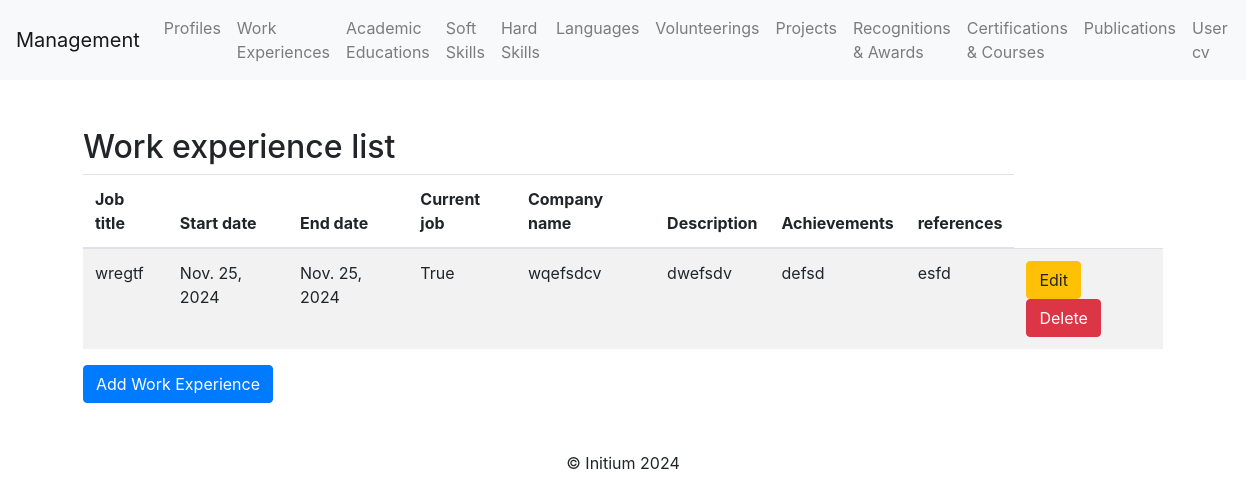
Screenshot of /work_experiences/ with the database file from the repository.
### profile_cv/models.py (models this page shows, shortened)
class WorkExperience(models.Model):
    job_title = models.CharField(max_length=255)  # Job title
    start_date = models.DateField()  # Start date
    end_date = models.DateField(blank=True, null=True)  # Optional end date
    current_job = models.BooleanField(blank=True, null=True)  # Current job
    company_name = models.CharField(max_length=255)  # Company name
    description = models.TextField(blank=True, null=True)  # Optional description
    achievements = models.TextField(blank=True, null=True)  # Optional achievements
    references = models.TextField(blank=True, null=True)  # Optional references

### profile_cv/views.py (the view)
# urls.py: path('work_experiences/', work_experience_list, name='work_experience_list'),
def work_experience_list(request):
    work_experiences = WorkExperience.objects.all()
    return render(request, "work_experience/work_experience_list.html", {"work_experiences": work_experiences})

### profile_cv/templates/work_experience/work_experience_list.html (shortened to what this page needs)
{% extends 'base.html' %}
{% block content %}
<div class="container mt-5">
    <h2>Work experience list</h2>
    <table class="table table-striped">
        <thead>
            <tr>
                <th>Job title</th>
                <th>Start date</th>
                <th>End date</th>
                <th>Current job</th>
                <th>Company name</th>
                <th>Description</th>
                <th>Achievements</th>
                <th>references</th>
            </tr>
        </thead>
        <tbody>
            {% for work_experience in work_experiences %}
            <tr>
                <td>{{ work_experience.job_title }}</td>
                <td>{{ work_experience.start_date }}</td>
                <td>{{ work_experience.end_date }}</td>
                <td>{{ work_experience.current_job }}</td>
                <td>{{ work_experience.company_name }}</td>
                <td>{{ work_experience.description }}</td>
                <td>{{ work_experience.achievements }}</td>
                <td>{{ work_experience.references }}</td>
                <td>
                    <a class="btn btn-warning" href="{% url 'work_experience_update' work_experience.pk %}">Edit</a>
                    <a class="btn btn-danger" href="{% url 'work_experience_delete' work_experience.pk %}">Delete</a>
                </td>
            </tr>
            {% empty %}
            <tr>
                <td colspan="4">No Users found.</td>
            </tr>
            {% endfor %}
        </tbody>
    </table>
    <a class="btn btn-primary" href="{% url 'work_experience_create' %}">Add Work Experience</a>
</div>
{% endblock %}

### rows the page displays
WorkExperience: job_title "wregtf", start_date "Nov. 25, 2024", end_date "Nov. 25, 2024", current_job "True", company_name "wqefsdcv", description "dwefsdv", achievements "defsd", references "esfd"
